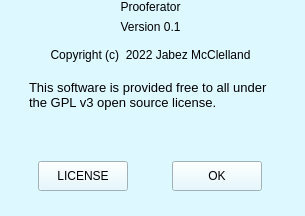
<?xml version="1.0" encoding="UTF-8"?>
<ui version="4.0">
 <class>AboutFilterator</class>
 <widget class="QWidget" name="AboutFilterator">
  <property name="geometry">
   <rect>
    <x>0</x>
    <y>0</y>
    <width>305</width>
    <height>216</height>
   </rect>
  </property>
  <property name="windowTitle">
   <string>About Filterator</string>
  </property>
  <property name="styleSheet">
   <string notr="true">background-color: rgb(222, 248, 255);</string>
  </property>
  <widget class="QWidget" name="verticalLayoutWidget">
   <property name="geometry">
    <rect>
     <x>0</x>
     <y>0</y>
     <width>301</width>
     <height>191</height>
    </rect>
   </property>
   <layout class="QVBoxLayout" name="verticalLayout">
    <property name="leftMargin">
     <number>0</number>
    </property>
    <item>
     <widget class="QLabel" name="label">
      <property name="sizePolicy">
       <sizepolicy hsizetype="Preferred" vsizetype="Fixed">
        <horstretch>0</horstretch>
        <verstretch>0</verstretch>
       </sizepolicy>
      </property>
      <property name="styleSheet">
       <string notr="true">font: 75 20pt &quot;Trebuchet MS&quot;;
</string>
      </property>
      <property name="text">
       <string>Prooferator</string>
      </property>
      <property name="alignment">
       <set>Qt::AlignCenter</set>
      </property>
      <property name="margin">
       <number>0</number>
      </property>
     </widget>
    </item>
    <item>
     <widget class="QLabel" name="versionLabel">
      <property name="sizePolicy">
       <sizepolicy hsizetype="Preferred" vsizetype="Fixed">
        <horstretch>0</horstretch>
        <verstretch>0</verstretch>
       </sizepolicy>
      </property>
      <property name="styleSheet">
       <string notr="true"/>
      </property>
      <property name="text">
       <string>Version 0.1</string>
      </property>
      <property name="alignment">
       <set>Qt::AlignCenter</set>
      </property>
      <property name="margin">
       <number>0</number>
      </property>
     </widget>
    </item>
    <item>
     <widget class="QLabel" name="label_3">
      <property name="sizePolicy">
       <sizepolicy hsizetype="Fixed" vsizetype="Fixed">
        <horstretch>0</horstretch>
        <verstretch>0</verstretch>
       </sizepolicy>
      </property>
      <property name="maximumSize">
       <size>
        <width>500</width>
        <height>30</height>
       </size>
      </property>
      <property name="styleSheet">
       <string notr="true">font: 12pt &quot;Trebuchet MS&quot;;
</string>
      </property>
      <property name="text">
       <string>Copyright (c)  2022 Jabez McClelland</string>
      </property>
      <property name="alignment">
       <set>Qt::AlignCenter</set>
      </property>
      <property name="indent">
       <number>-1</number>
      </property>
     </widget>
    </item>
    <item alignment="Qt::AlignHCenter|Qt::AlignTop">
     <widget class="QTextBrowser" name="textBrowser">
      <property name="sizePolicy">
       <sizepolicy hsizetype="Fixed" vsizetype="Fixed">
        <horstretch>0</horstretch>
        <verstretch>0</verstretch>
       </sizepolicy>
      </property>
      <property name="maximumSize">
       <size>
        <width>250</width>
        <height>50</height>
       </size>
      </property>
      <property name="styleSheet">
       <string notr="true">font: 10pt &quot;Trebuchet MS&quot;;
</string>
      </property>
      <property name="frameShape">
       <enum>QFrame::NoFrame</enum>
      </property>
      <property name="markdown">
       <string>This software is provided free to all under the GPL v3 open source license.

</string>
      </property>
      <property name="html">
       <string>&lt;!DOCTYPE HTML PUBLIC &quot;-//W3C//DTD HTML 4.0//EN&quot; &quot;http://www.w3.org/TR/REC-html40/strict.dtd&quot;&gt;
&lt;html&gt;&lt;head&gt;&lt;meta name=&quot;qrichtext&quot; content=&quot;1&quot; /&gt;&lt;style type=&quot;text/css&quot;&gt;
p, li { white-space: pre-wrap; }
&lt;/style&gt;&lt;/head&gt;&lt;body style=&quot; font-family:'Trebuchet MS'; font-size:10pt; font-weight:400; font-style:normal;&quot;&gt;
&lt;p style=&quot; margin-top:0px; margin-bottom:0px; margin-left:0px; margin-right:0px; -qt-block-indent:0; text-indent:0px;&quot;&gt;This software is provided free to all under the GPL v3 open source license.&lt;/p&gt;&lt;/body&gt;&lt;/html&gt;</string>
      </property>
     </widget>
    </item>
    <item>
     <layout class="QHBoxLayout" name="horizontalLayout">
      <item>
       <widget class="QPushButton" name="licenseButt">
        <property name="sizePolicy">
         <sizepolicy hsizetype="Fixed" vsizetype="Fixed">
          <horstretch>0</horstretch>
          <verstretch>0</verstretch>
         </sizepolicy>
        </property>
        <property name="minimumSize">
         <size>
          <width>90</width>
          <height>30</height>
         </size>
        </property>
        <property name="styleSheet">
         <string notr="true">font: 12pt &quot;Trebuchet MS&quot;;
</string>
        </property>
        <property name="text">
         <string>LICENSE</string>
        </property>
       </widget>
      </item>
      <item>
       <widget class="QPushButton" name="OKButt">
        <property name="sizePolicy">
         <sizepolicy hsizetype="Fixed" vsizetype="Fixed">
          <horstretch>0</horstretch>
          <verstretch>0</verstretch>
         </sizepolicy>
        </property>
        <property name="minimumSize">
         <size>
          <width>90</width>
          <height>30</height>
         </size>
        </property>
        <property name="styleSheet">
         <string notr="true">font: 12pt &quot;Trebuchet MS&quot;;
</string>
        </property>
        <property name="text">
         <string>OK</string>
        </property>
       </widget>
      </item>
     </layout>
    </item>
   </layout>
  </widget>
 </widget>
 <resources/>
 <connections/>
</ui>
